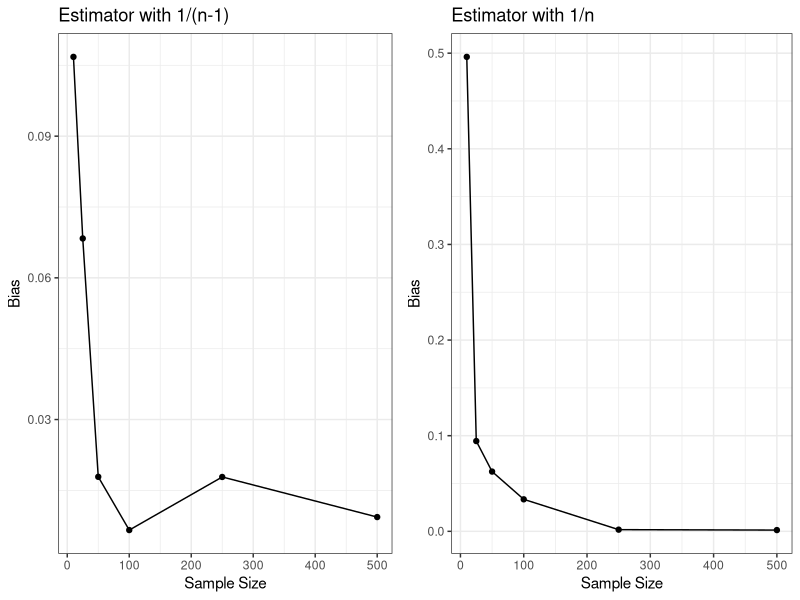
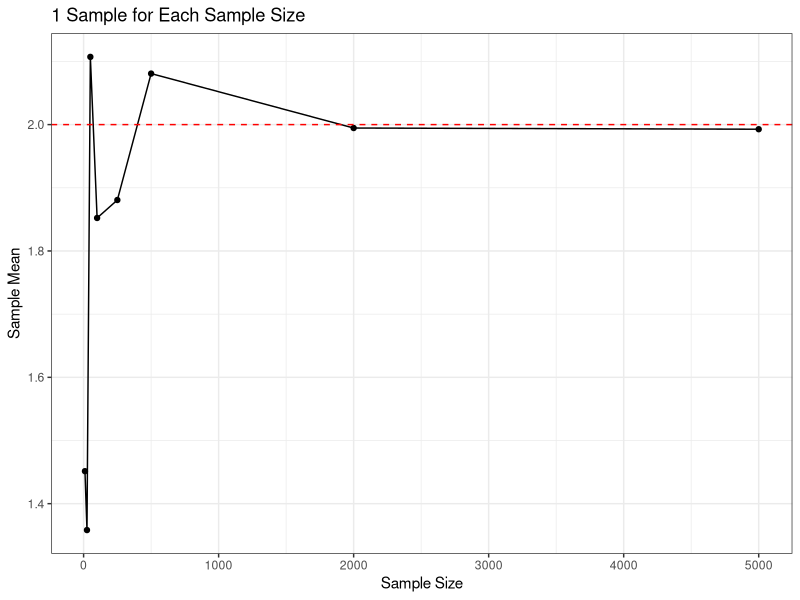
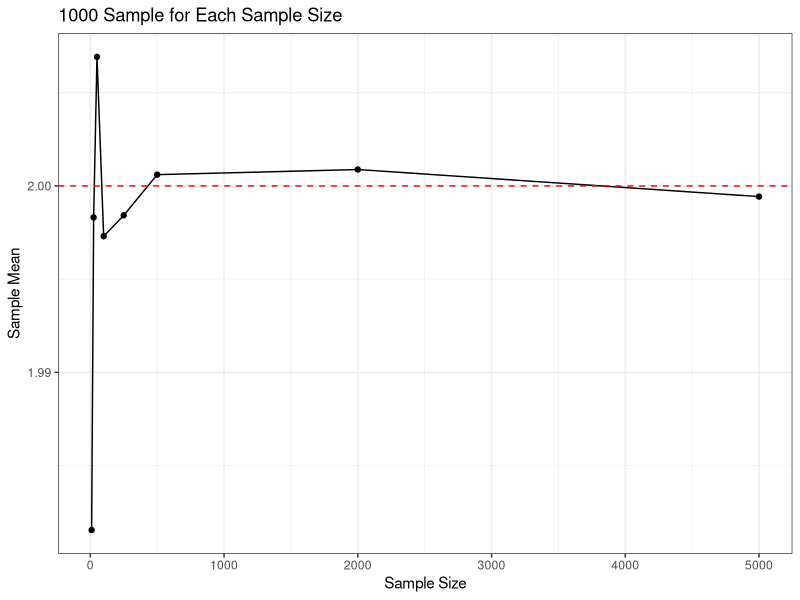
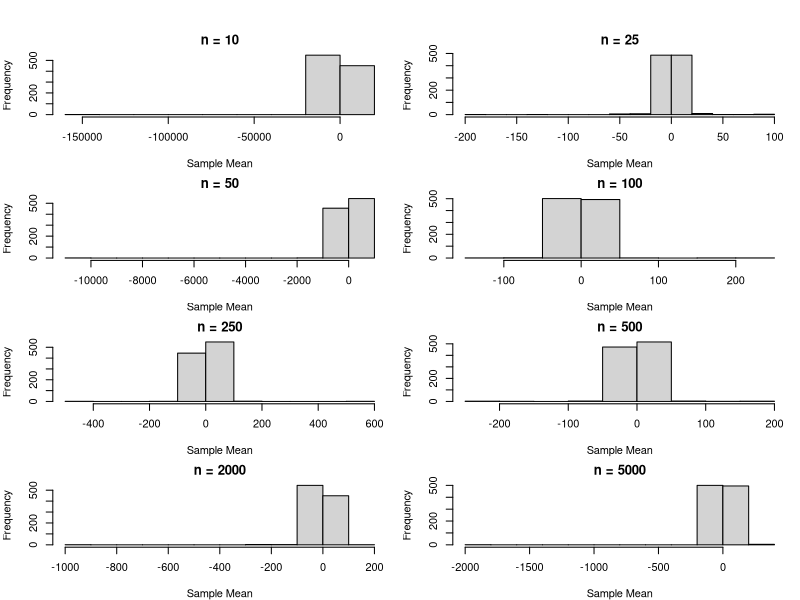

The R source for these figures, in order:
## ---- chunk 1
library(gridExtra)
library(tidyverse)
## ---- chunk 2
sample_sizes <- c(10, 25, 50, 100, 250, 500)
bias1 <- c(-0.10678826806544484,
    0.06833937662677236,
    0.01786554261156237,
    0.00658918387687546,
    0.017833469333285557,
    0.009343979802303615)
bias2 <- c(-0.4961094412589002,
    -0.0943941984382981,
    -0.062491768240669376,
    -0.03347670796189295,
    0.001762135455952496,
    0.0013252918426989169)
p1 <- ggplot() + geom_line(aes(x = sample_sizes, y = abs(bias1))) + theme_bw() +
    geom_point(aes(x = sample_sizes, y = abs(bias1))) + xlab("Sample Size") +
    ylab("Bias") + ggtitle("Estimator with 1/(n-1)")
p2 <- ggplot() + geom_line(aes(x = sample_sizes, y = abs(bias2))) + theme_bw() +
    geom_point(aes(x = sample_sizes, y = abs(bias2))) + xlab("Sample Size") +
    ylab("Bias") + ggtitle("Estimator with 1/n")
layout <- rbind(c(1, 2))
grid.arrange(grobs = list(p1, p2), ncol = 2, layout_matrix = layout)
## ---- chunk 3
sample_sizes <- c(10, 25, 50, 100, 250, 500, 2000, 5000)
sample_means <- c(1.4514646540514844,
    1.3582303575806398,
    2.1071993049721427,
    1.8522096761599531,
    1.8806538167920612,
    2.0807505086588307,
    1.994589465050996,
    1.9927118876538945)
ggplot() + geom_line(aes(x = sample_sizes, y = sample_means)) +
    geom_point(aes(x = sample_sizes, y = sample_means)) + theme_bw() +
    geom_hline(yintercept = 2, linetype = "dashed", color = "red") +
    xlab("Sample Size") + ylab("Sample Mean") +
    ggtitle("1 Sample for Each Sample Size")
## ---- chunk 4
sample_sizes <- c(10, 25, 50, 100, 250, 500, 2000, 5000)
sample_means <- c(1.9815468254059934,
    1.998310349961797,
    2.006918389222844,
    1.997299427922113,
    1.9984219630557318,
    2.0006042993262882,
    2.00087788254416,
    1.9994270486053203)
ggplot() + geom_line(aes(x = sample_sizes, y = sample_means)) +
    geom_point(aes(x = sample_sizes, y = sample_means)) + theme_bw() +
    geom_hline(yintercept = 2, linetype = "dashed", color = "red") +
    xlab("Sample Size") + ylab("Sample Mean") +
    ggtitle("1000 Sample for Each Sample Size")
## ---- chunk 5
df <- read.csv("4b_data.csv", header = FALSE)
sample_sizes <- c(10, 25, 50, 100, 250, 500, 2000, 5000)
par(mfrow = c(4, 2))
par(mar = c(4, 4, 2, 1))  # Set the margin sizes
par(oma = c(0, 0, 2, 0))  # Set the outer margin size
for (i in 1:8) {
    hist(x = as.numeric(unlist(df[i + 1])), xlab = "Sample Mean",
        main = paste0("n = ", sample_sizes[i]))
}
